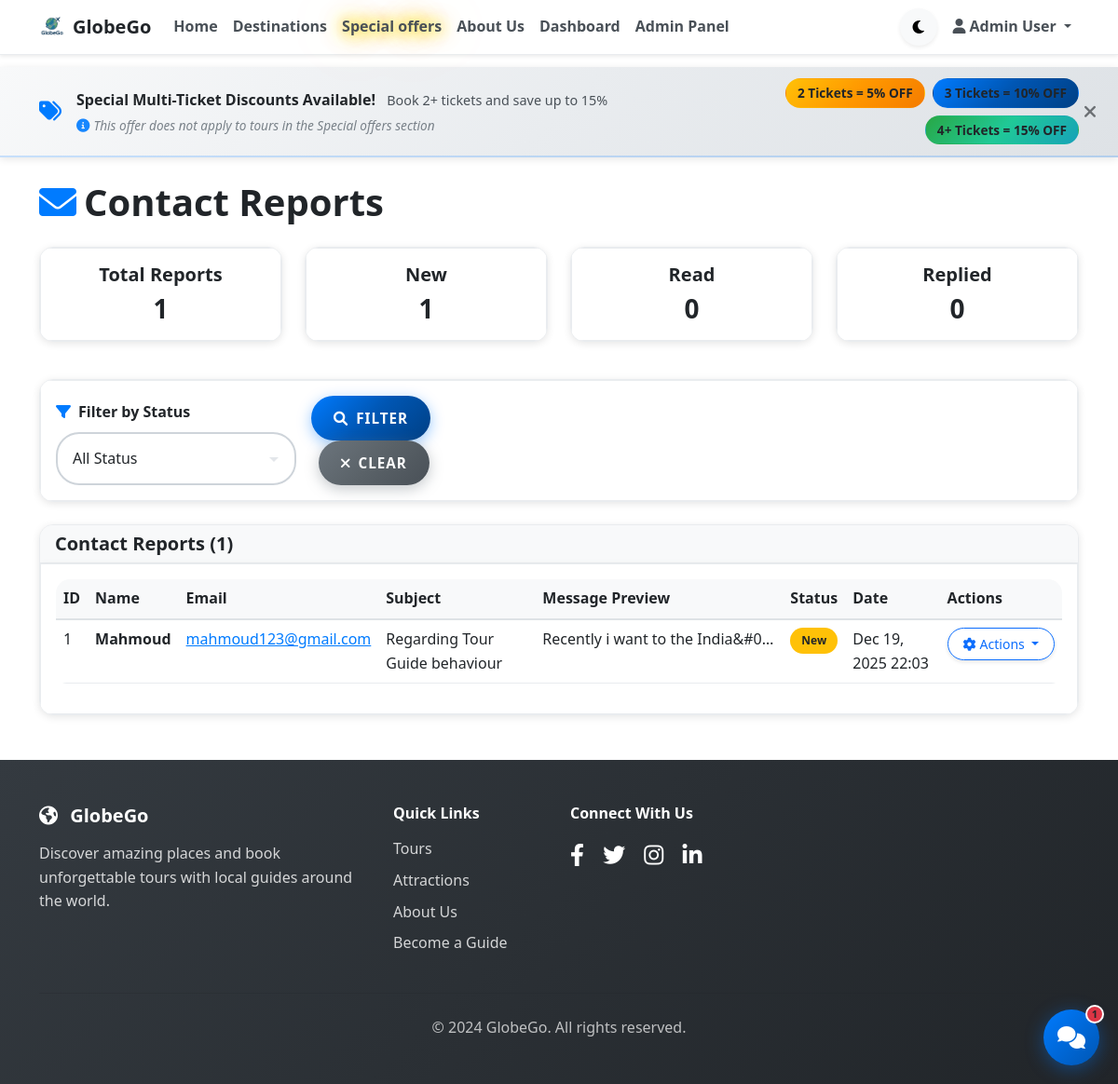
The page /GlobeGoProject/admin/reports.php (signed in) on the database its author committed.
### tables this page shows
CREATE TABLE `contact_reports` (
  `id` int(11) NOT NULL,
  `name` varchar(255) NOT NULL,
  `email` varchar(255) NOT NULL,
  `subject` varchar(255) NOT NULL,
  `message` text NOT NULL,
  `status` enum('new','read','replied','archived') DEFAULT 'new',
  `created_at` timestamp NOT NULL DEFAULT current_timestamp(),
  `updated_at` timestamp NOT NULL DEFAULT current_timestamp() ON UPDATE current_timestamp()
);

### GlobeGoProject/controllers/BaseController.php (called while the page is built, shortened)
<?php
class BaseController
{
    public function __construct(PDO $db)
    {
        $this->db = $db;
    }
    protected function render(string $view, array $data = [], ?string $pageTitle = null): void
    {
        include __DIR__ . '/../includes/header.php';
        include __DIR__ . '/../views/' . $view . '.php';
        include __DIR__ . '/../includes/footer.php';
    }
}

### GlobeGoProject/controllers/ReportsController.php (called while the page is built, shortened)
<?php
require_once __DIR__ . '/BaseController.php';
class ReportsController extends BaseController
{
    public function index(): void
    {
        $status_filter = $_GET['status'] ?? 'all';
        $query = "SELECT * FROM contact_reports";
        $params = [];
        $query .= " ORDER BY created_at DESC";
        $stmt = $this->db->prepare($query);
        $stmt->execute($params);
        $reports = $stmt->fetchAll(PDO::FETCH_ASSOC);
        $stats_stmt = $this->db->query("
            SELECT
                COUNT(*) as total,
                SUM(CASE WHEN status = 'new' THEN 1 ELSE 0 END) as new_count,
                SUM(CASE WHEN status = 'read' THEN 1 ELSE 0 END) as read_count,
                SUM(CASE WHEN status = 'replied' THEN 1 ELSE 0 END) as replied_count,
                SUM(CASE WHEN status = 'archived' THEN 1 ELSE 0 END) as archived_count
            FROM contact_reports
        ");
        $stats = $stats_stmt->fetch(PDO::FETCH_ASSOC);
        $this->render('admin/reports', [
            'reports' => $reports,
            'stats' => $stats,
            'status_filter' => $status_filter,
        ], 'Contact Reports');
    }
}

### GlobeGoProject/admin/reports.php (called while the page is built, shortened)
<?php
require_once __DIR__ . '/../controllers/ReportsController.php';
$database = new Database();
$controller = new ReportsController($database->getConnection());
$controller->index();

### GlobeGoProject/views/admin/reports.php (the view, shortened to what this page needs)
<div class="container mt-4">
    <div class="row">
        <div class="col-12">
            <h1 class="mb-4"><i class="fas fa-envelope me-2"></i>Contact Reports</h1>
        </div>
    </div>
    <div class="row mb-4">
        <div class="col-md-3 mb-3">
            <div class="card text-center">
                <div class="card-body">
                    <h5 class="card-title text-primary">Total Reports</h5>
                    <h3 class="mb-0"><?php echo $stats['total'] ?? 0; ?></h3>
                </div>
            </div>
        </div>
        <div class="col-md-3 mb-3">
            <div class="card text-center">
                <div class="card-body">
                    <h5 class="card-title text-warning">New</h5>
                    <h3 class="mb-0"><?php echo $stats['new_count'] ?? 0; ?></h3>
                </div>
            </div>
        </div>
        <div class="col-md-3 mb-3">
            <div class="card text-center">
                <div class="card-body">
                    <h5 class="card-title text-info">Read</h5>
                    <h3 class="mb-0"><?php echo $stats['read_count'] ?? 0; ?></h3>
                </div>
            </div>
        </div>
        <div class="col-md-3 mb-3">
            <div class="card text-center">
                <div class="card-body">
                    <h5 class="card-title text-success">Replied</h5>
                    <h3 class="mb-0"><?php echo $stats['replied_count'] ?? 0; ?></h3>
                </div>
            </div>
        </div>
    </div>
    <div class="row mb-4">
        <div class="col-12">
            <div class="card filter-card">
                <div class="card-body">
                    <form method="GET" action="">
                        <div class="row g-3 align-items-end">
                            <div class="col-md-3">
                                <label for="status" class="form-label filter-label">
                                    <i class="fas fa-filter me-2"></i>Filter by Status
                                </label>
                                <select class="form-control-custom filter-select" id="status" name="status">
                                    <option value="all" <?php echo $status_filter === 'all' ? 'selected' : ''; ?>>All Status</option>
                                </select>
                            </div>
                            <div class="col-md-3">
                                <button type="submit" class="btn-filter">
                                    <i class="fas fa-search me-2"></i>FILTER
                                </button>
                                <a href="reports.php" class="btn-clear">
                                    <i class="fas fa-times me-2"></i>CLEAR
                                </a>
                            </div>
                        </div>
                    </form>
                </div>
            </div>
        </div>
    </div>
    <div class="card">
        <div class="card-header">
            <h5 class="mb-0 reports-header-title" style="font-weight: 600;">Contact Reports (<?php echo count($reports ?? []); ?>)</h5>
        </div>
        <div class="card-body">
            <?php if (empty($reports)): ?>
                <div class="alert alert-info text-center">
                    <i class="fas fa-inbox fa-3x mb-3"></i>
                    <h5>No reports found</h5>
                    <p class="mb-0">
                        <?php if ($status_filter !== 'all'): ?>
                            No reports with status "<?php echo htmlspecialchars($status_filter); ?>".
                        <?php else: ?>
                            No contact reports have been submitted yet.
                        <?php endif; ?>
                    </p>
                </div>
            <?php else: ?>
                <div class="table-responsive">
                    <table class="table table-hover">
                        <thead>
                            <tr>
                                <th>ID</th>
                                <th>Name</th>
                                <th>Email</th>
                                <th>Subject</th>
                                <th>Message Preview</th>
                                <th>Status</th>
                                <th>Date</th>
                                <th>Actions</th>
                            </tr>
                        </thead>
                        <tbody>
                            <?php foreach ($reports as $report): ?>
                                <tr data-report-id="<?php echo $report['id']; ?>"
                                    data-bs-target="#collapseReport<?php echo $report['id']; ?>"
                                    aria-expanded="false" aria-controls="collapseReport<?php echo $report['id']; ?>"
                                    style="cursor: pointer;" class="hover-row report-row">
                                    <td><?php echo $report['id']; ?></td>
                                    <td><strong><?php echo htmlspecialchars($report['name']); ?></strong></td>
                                    <td>
                                        <a href="mailto:<?php echo htmlspecialchars($report['email']); ?>" onclick="event.stopPropagation();">
                                            <?php echo htmlspecialchars($report['email']); ?>
                                        </a>
                                    </td>
                                    <td><?php echo htmlspecialchars($report['subject']); ?></td>
                                    <td>
                                        <div class="message-preview-text" style="max-width: 250px; overflow: hidden; text-overflow: ellipsis; white-space: nowrap;"
                                             title="<?php echo htmlspecialchars($report['message']); ?>">
                                            <?php echo htmlspecialchars(substr($report['message'], 0, 50)) . (strlen($report['message']) > 50 ? '...' : ''); ?>
                                        </div>
                                    </td>
                                    <td>
                                        <span class="badge bg-<?php
                                            echo match($report['status'] ?? 'new') {
                                                'new' => 'warning',
                                                'read' => 'info',
                                                'replied' => 'success',
                                                'archived' => 'secondary',
                                                default => 'secondary'
                                            };
                                        ?>">
                                            <?php echo ucfirst($report['status'] ?? 'new'); ?>
                                        </span>
                                    </td>
                                    <td><?php echo isset($report['created_at']) ? date('M j, Y H:i', strtotime($report['created_at'])) : 'N/A'; ?></td>
                                    <td class="actions-cell" onclick="event.stopPropagation();">
                                        <div class="d-flex align-items-center gap-2" onclick="event.stopPropagation();">
                                            <div class="dropdown" onclick="event.stopPropagation();">
                                                <button class="btn btn-sm btn-outline-primary dropdown-toggle modern-dropdown"
                                                        type="button"
                                                        id="actionsDropdown<?php echo $report['id']; ?>"
                                                        data-bs-toggle="dropdown"
                                                        aria-expanded="false"
                                                        onclick="event.stopPropagation();">
                                                    <i class="fas fa-cog me-1"></i>Actions
                                                </button>
                                            </div>
                                        </div>
                                    </td>
                                </tr>
                            <?php endforeach; ?>
                        </tbody>
                    </table>
                </div>
            <?php endif; ?>
        </div>
    </div>
</div>

### GlobeGoProject/assets/css/style.css (style rules this page uses)
:root { --primary-color: #007bff; --secondary-color: #6c757d; --success-color: #28a745; --danger-color: #dc3545; --warning-color: #ffc107; --info-color: #17a2b8; --light-color: #f8f9fa; --dark-color: #343a40; --text-color: #212529; --muted-text-color: #6c757d; }
body { font-family: 'Segoe UI', Tahoma, Geneva, Verdana, sans-serif; line-height: 1.6; color: var(--text-color); background-color: #ffffff; padding-top: 72px; user-select: none; -webkit-user-select: none; -moz-user-select: none; -ms-user-select: none; }
body:not(.dark) { background-color: #ffffff; color: #212529; }
body:not(.dark) h1, body:not(.dark) h2, body:not(.dark) h3, body:not(.dark) h4, body:not(.dark) h5, body:not(.dark) h6 { color: #212529; font-weight: 600; }
body:not(.dark) p, body:not(.dark) span, body:not(.dark) div, body:not(.dark) label { color: #212529; }
.card { border: none; border-radius: 10px; transition: transform 0.3s ease, box-shadow 0.3s ease; }
.btn { border-radius: 25px; padding: 10px 20px; font-weight: 500; transition: all 0.3s ease; }
body:not(.dark) .card, body:not(.dark) .card-body { background-color: #ffffff; color: #212529; border: 1px solid #e9ecef; box-shadow: 0 2px 8px rgba(0, 0, 0, 0.08); }
.badge { border-radius: 20px; padding: 8px 12px; }
.table { border-radius: 10px; overflow: hidden; }
.table thead th { border: none; background: var(--light-color); font-weight: 600; }
body:not(.dark) .table thead th { color: var(--dark-color); }
.fade-in { animation: fadeIn 0.5s ease-in; }

### rows shown on the page
contact_reports: id "1", name "Mahmoud", email "mahmoud123@gmail.com", subject "Regarding Tour Guide behaviour", message "Recently i want to the India&#0…", status "New", created_at "Dec 19, 2025 22:03"

### other values the page prints
$item['text'] "Home"
$item['text'] "Destinations"
$item['text'] "Special offers"
$item['text'] "About Us"
Language::t('nav.dashboard') "Dashboard"
Language::t('nav.admin_panel') "Admin Panel"
$_SESSION['user_name'] "Admin User"
Language::t('home.discount_banner_title') "Special Multi-Ticket Discounts Available!"
Language::t('home.discount_banner_text') "Book 2+ tickets and save up to 15%"
Language::t('home.discount_banner_disclaimer') "This offer does not apply to tours in the Special offers section"
Language::t('home.tickets_2') "2 Tickets"
Language::t('home.tickets_3') "3 Tickets"
Language::t('home.tickets_4') "4+ Tickets"
$stats['total'] "1"
$stats['new_count'] "1"
